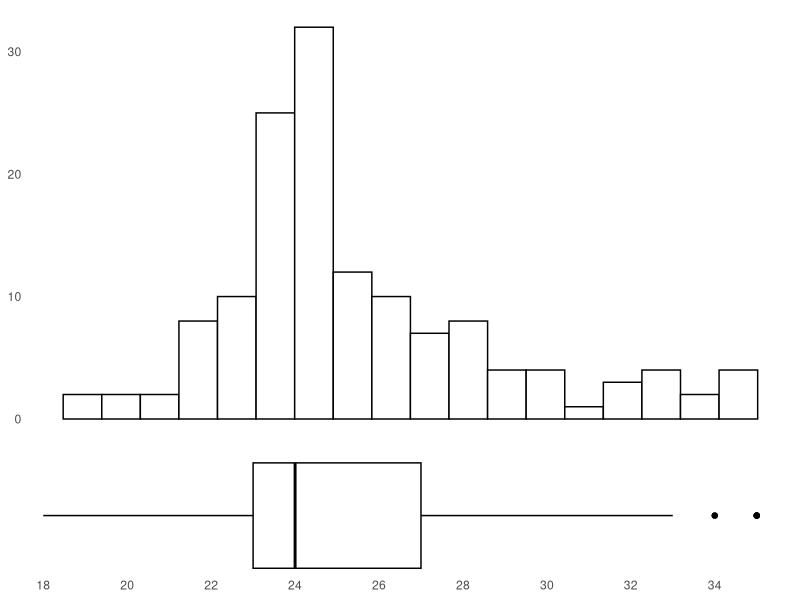
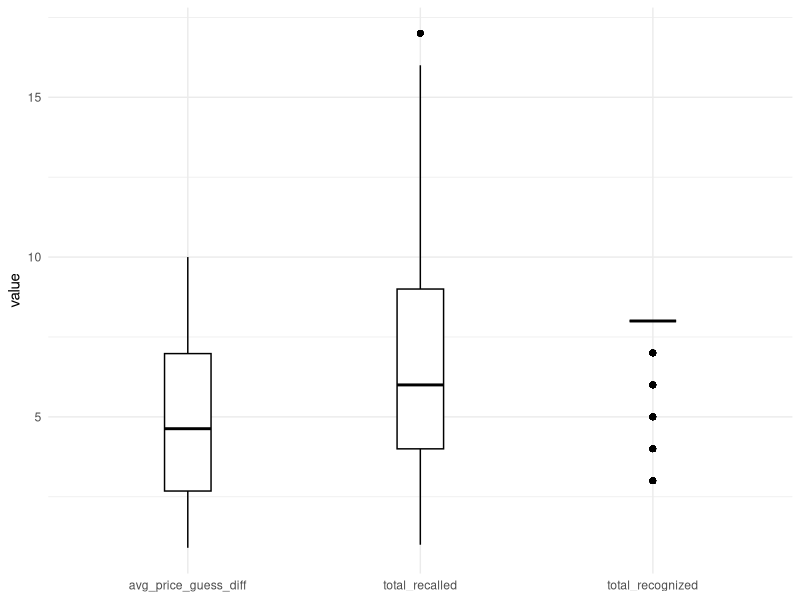

These figures' R source, in order: (Note: this script raises an error after producing the figures.)
setwd("Modeling")
library(dplyr)
library(ggplot2)
library(gridExtra)
library(tidyr)

# combine all data
data2 <- read.csv("data/2/clean_data.csv")
brand_recall_data2 <- read.csv("data/2/brand_recall.csv")
brand_recognition_data2 <- read.csv("data/2/brand_recognition.csv")

data3 <- read.csv("data/3/clean_data.csv")
brand_recall_data3 <- read.csv("data/3/brand_recall.csv")
brand_recognition_data3 <- read.csv("data/3/brand_recognition.csv")

data <- bind_rows(data2, data3)


original_count <- data %>%
  distinct(respondent_id) %>%
  nrow()


cat("Original number of respondent_id:", original_count, "\n")

# filter out no_choice
excluded_ids <- data %>%
  filter(choice == 1 & no_choice == 1) %>%
  group_by(respondent_id) %>%
  summarise(no_choice_count = n()) %>%
  filter(no_choice_count > 4) %>%
  select(respondent_id)

filtered_data <- data %>%
  anti_join(excluded_ids, by = "respondent_id")


filtered_count <- filtered_data %>%
  distinct(respondent_id) %>%
  nrow()
cat("Number of respondent_id in filtered_data:", filtered_count, "\n")

# filter out age > 35 and age < 18
filtered_data <- filtered_data %>%
  filter(age <= 35 & age >= 18)
filtered_count <- filtered_data %>%
  distinct(respondent_id) %>%
  nrow()
cat("Number of respondent_id in filtered_data:", filtered_count, "\n")

# filter small inne gender group (4 records)
filtered_data <- filtered_data %>%
  filter(gender != "inne")
filtered_count <- filtered_data %>%
  distinct(respondent_id) %>%
  nrow()
cat("Number of respondent_id in filtered_data:", filtered_count, "\n")


# create survey calls
survey_cols <- c(
  "respondent_id",
  "age",
  "gender",
  "income",
  "location",
  "fast.food.frequency",
  "education",
  "total_recalled",
  "total_recognized",
  "avg_price_guess_diff"
)

respondent_data <- filtered_data %>%
  select(all_of(survey_cols)) %>%
  distinct(respondent_id, .keep_all = TRUE)

filtered_data <- filtered_data %>%
  mutate(
    avg_price_guess_diff = ifelse(avg_price_guess_diff > 10, 10, avg_price_guess_diff)
  ) %>%
  mutate(
    norm_total_recalled = (total_recalled - min(total_recalled, na.rm = TRUE)) /
                          (max(total_recalled, na.rm = TRUE) - min(total_recalled, na.rm = TRUE)),
    
    norm_total_recognized = (total_recognized - min(total_recognized, na.rm = TRUE)) /
                            (max(total_recognized, na.rm = TRUE) - min(total_recognized, na.rm = TRUE)),
    
    norm_avg_price_guess_diff = (avg_price_guess_diff - min(avg_price_guess_diff, na.rm = TRUE)) /
                                (max(avg_price_guess_diff, na.rm = TRUE) - min(avg_price_guess_diff, na.rm = TRUE)),
    price_accuracy_score = 1 - norm_avg_price_guess_diff
  ) %>%
  mutate(
    market_awareness = (price_accuracy_score + norm_total_recalled + norm_total_recognized) / 3
  )


# plot age distribution
hist_plot <- ggplot(respondent_data, aes(x = age)) +
  geom_histogram(binwidth = 1, fill = "white", color = "black") +
  theme_minimal() +
  theme(
    axis.title.x = element_blank(),
    axis.text.x = element_blank(),
    axis.ticks.x = element_blank(),
    axis.title.y = element_blank(),
    panel.grid.major = element_blank(),
    panel.grid.minor = element_blank()
  )

box_plot <- ggplot(respondent_data, aes(x = age, y = 1)) +
  geom_boxplot(fill = "white", color = "black", width = 0.2) +
  theme_minimal() +
  theme(
    axis.title.y = element_blank(),
    axis.title.x = element_blank(),
    axis.text.y = element_blank(),
    axis.ticks.y = element_blank(),
    panel.grid = element_blank()
  ) +
  scale_y_continuous(breaks = NULL) +
  scale_x_continuous(breaks = seq(min(respondent_data$age, na.rm = TRUE), max(respondent_data$age, na.rm = TRUE), by = 2))

ggsave("plots/age_distribution_plot.png", grid.arrange(hist_plot, box_plot, ncol = 1, heights = c(3, 1)), width = 8, height = 6)

# plot recall, recognition, and price guess differences 
survey_long <- filtered_data %>%
  select(total_recalled, total_recognized, avg_price_guess_diff) %>%
  pivot_longer(cols = everything(), names_to = "metric", values_to = "value")

market_awareness_plot <- ggplot(survey_long, aes(x = metric, y = value, fill = "white")) +
  geom_boxplot(fill = "white", color = "black", width = 0.2) +
  scale_fill_brewer(palette = "Pastel1") +
  theme_minimal() +
  theme(legend.position = "none", axis.title.x = element_blank())
ggsave("plots/marekt_awareness_stats.png", market_awareness_plot, width = 8, height = 6)

# show population statistics
calculate_statistics <- function(data, column_name) {
  stats <- data %>%
    group_by(across(all_of(column_name))) %>%
    summarise(
      count = n(),
      percentage = (n() / nrow(data)) * 100,
      .groups = "drop"
    )
  
  cat("\nStatistics for", column_name, ":\n")
  print(stats)
}

cat("Population statistics:\n")
calculate_statistics(respondent_data, "gender")
calculate_statistics(respondent_data, "education")
calculate_statistics(respondent_data, "income")
calculate_statistics(respondent_data, "location")
calculate_statistics(respondent_data, "fast.food.frequency")

# plot recall
generate_plot <- function(data, highlight_brands, brand_column, plot_title) {
  top_brands <- data %>%
    arrange(desc(count)) %>%
    slice_head(n = 8)

  top_brands$color <- ifelse(top_brands[[brand_column]] %in% highlight_brands, top_brands[[brand_column]], "Other")
  
  ggplot(top_brands, aes(x = reorder(!!sym(brand_column), count), y = count)) +
    geom_col(aes(fill = color), color = "black", width = 0.6) +
    geom_text(aes(label = count), hjust = 1.5, color = "black", size = 5) +
    coord_flip() +
    scale_fill_manual(values = c(
      "mcdonalds" = "lightgrey",
      "burgerking" = "lightgrey",
      "maxburgers" = "lightgrey",
      "wendys" = "lightgrey",
      "Other" = "white"
    )) +
    ggtitle(plot_title) +
    theme_minimal() +
    theme(
      axis.title.y = element_blank(),
      axis.title.x = element_blank(),
      axis.ticks.y = element_blank(),
      axis.ticks.x = element_blank(),
      axis.text.x = element_blank(),
      axis.text.y = element_text(size = 14),
      panel.grid.major = element_blank(),
      panel.grid.minor = element_blank(),
      panel.background = element_blank(),
      legend.position = "none"
    )
}

highlight_brands <- c("mcdonalds", "burgerking", "maxburgers", "wendys")

plot_recall <- generate_plot(brand_recall_data, highlight_brands, "brand.recall", "Top Recalled Brands")
plot_recognition <- generate_plot(brand_recognition_data, highlight_brands, "brand.recognition", "Top Recognized Brands")

ggsave("plots/recall_recognition_plot.png", 
       grid.arrange(plot_recall, plot_recognition, ncol = 2),
       width = 8, height = 6)

filtered_data <- filtered_data %>%
  mutate(
    # Group location
    city_50_500 = ifelse(location %in% c("miasto-150-500", "miasto-50-150"), 1, 0),
    city_over_500 = ifelse(location == "miasto-500", 1, 0),
    rural_or_small_city = ifelse(location %in% c("miast-50", "wies"), 1, 0),

    # Gender dummies
    is_female = ifelse(gender == "kobieta", 1, 0),

    # Education dummies
    is_graduated = ifelse(education == "wyzsze", 1, 0),

    # Income dummies
    income_low = ifelse(income %in% c("ponizej-1000", "1000-2500"), 1, 0),
    income_mid = ifelse(income %in% c("2500-5000", "5000-7500"), 1, 0),
    income_high = ifelse(income %in% c("7500-10000", "powyzej-10000"), 1, 0),

    # Fast food frequency dummies
    eats_fastfood_weekly = ifelse(fast.food.frequency %in% c("raz-w-tygodniu", "czesciej-niz-raz-w-tygodniu"), 1, 0),
    eats_fastfood_rarely = ifelse(fast.food.frequency %in% c("rzadziej-niz-raz-w-miesiacu", "raz-w-miesiacu"), 1, 0)
  ) %>%
  select(
    -location,
    -gender,
    -education,
    -income,
    -fast.food.frequency
  )

filtered_data <- filtered_data %>%
  mutate(
    # Log-transformed variables
    log_age = log(age + 1),
    log_total_recalled = log(total_recalled + 1),
    log_total_recognized = log(total_recognized + 1),
    log_avg_price_guess_diff = log(avg_price_guess_diff + 1),
    log_price = log(price + 1),

    norm_age = (age - min(age, na.rm = TRUE)) / (max(age, na.rm = TRUE) - min(age, na.rm = TRUE)),
    norm_total_recalled = (total_recalled - min(total_recalled, na.rm = TRUE)) / (max(total_recalled, na.rm = TRUE) - min(total_recalled, na.rm = TRUE)),
    norm_total_recognized = (total_recognized - min(total_recognized, na.rm = TRUE)) / (max(total_recognized, na.rm = TRUE) - min(total_recognized, na.rm = TRUE)),
    norm_avg_price_guess_diff = (avg_price_guess_diff - min(avg_price_guess_diff, na.rm = TRUE)) / (max(avg_price_guess_diff, na.rm = TRUE) - min(avg_price_guess_diff, na.rm = TRUE)),

    norm_kcal = (kcal - min(kcal, na.rm = TRUE)) / (max(kcal, na.rm = TRUE) - min(kcal, na.rm = TRUE)),
    norm_gram = (gram - min(gram, na.rm = TRUE)) / (max(gram, na.rm = TRUE) - min(gram, na.rm = TRUE)),
    norm_price = (price - min(price, na.rm = TRUE)) / (max(price, na.rm = TRUE) - min(price, na.rm = TRUE))
  )

cluster_vars <- c(
  "age",
  "income_high", "income_low",
  "total_recalled",
  "total_recognized",
  "avg_price_guess_diff",
  "eats_fastfood_weekly"
)

consumer_data <- filtered_data %>%
  group_by(respondent_id) %>%
  slice(1) %>%
  ungroup() %>%
  select(all_of(cluster_vars)) %>%
  na.omit()

consumer_data_scaled <- scale(consumer_data)

sil_width <- c()
for (k in 2:6) {
  km <- kmeans(consumer_data_scaled, centers = k, nstart = 25)
  ss <- silhouette(km$cluster, dist(consumer_data_scaled))
  sil_width[k] <- mean(ss[, 3])
}
plot(2:6, sil_width[2:6], type = "b", xlab = "Number of clusters", ylab = "Average silhouette width", main = "Silhouette Analysis for K-means")

set.seed(123)
kmeans_result <- kmeans(consumer_data_scaled, centers = 4, nstart = 25)
consumer_data_with_id <- filtered_data %>%
  group_by(respondent_id) %>%
  slice(1) %>%
  ungroup() %>%
  select(respondent_id, all_of(cluster_vars)) %>%
  na.omit() %>%
  mutate(cluster = factor(kmeans_result$cluster))

cluster_summary <- consumer_data_with_id %>%
  group_by(cluster) %>%
  summarise(
    age_mean = mean(age),
    total_recalled_mean = mean(total_recalled),
    total_recognized_mean = mean(total_recognized),
    avg_price_guess_diff_mean = mean(avg_price_guess_diff),
    
    income_high_count = sum(income_high),
    income_low_count = sum(income_low),
    eats_fastfood_weekly_count = sum(eats_fastfood_weekly),
    
    count = n()
  )
for (i in 1:nrow(cluster_summary)) {
  cat("---- Cluster", cluster_summary$cluster[i], "----\n")
  cat("Respondents:", cluster_summary$count[i], "\n")
  cat("age (mean):", round(cluster_summary$age_mean[i], 2), "\n")
  cat("total_recalled (mean):", round(cluster_summary$total_recalled_mean[i], 2), "\n")
  cat("total_recognized (mean):", round(cluster_summary$total_recognized_mean[i], 2), "\n")
  cat("avg_price_guess_diff (mean):", round(cluster_summary$avg_price_guess_diff_mean[i], 2), "\n")
  cat("income_high (count):", cluster_summary$income_high_count[i], "\n")
  cat("income_low (count):", cluster_summary$income_low_count[i], "\n")
  cat("eats_fastfood_weekly (count):", cluster_summary$eats_fastfood_weekly_count[i], "\n")
  cat("\n")
}

consumer_data_with_id <- consumer_data_with_id %>%
  mutate(
    income_aware_enthusiasts = as.integer(cluster == 1),
    low_awareness_explorers = as.integer(cluster == 2),
    low_income_youngsters = as.integer(cluster == 3),
    average_aware_consumers = as.integer(cluster == 4)
  )
filtered_data <- filtered_data %>%
  left_join(
    consumer_data_with_id %>%
      select(respondent_id, income_aware_enthusiasts, low_awareness_explorers, low_income_youngsters, average_aware_consumers),
    by = "respondent_id"
  )

write.csv(filtered_data, "data/final_data/model_data.csv", row.names = FALSE)
